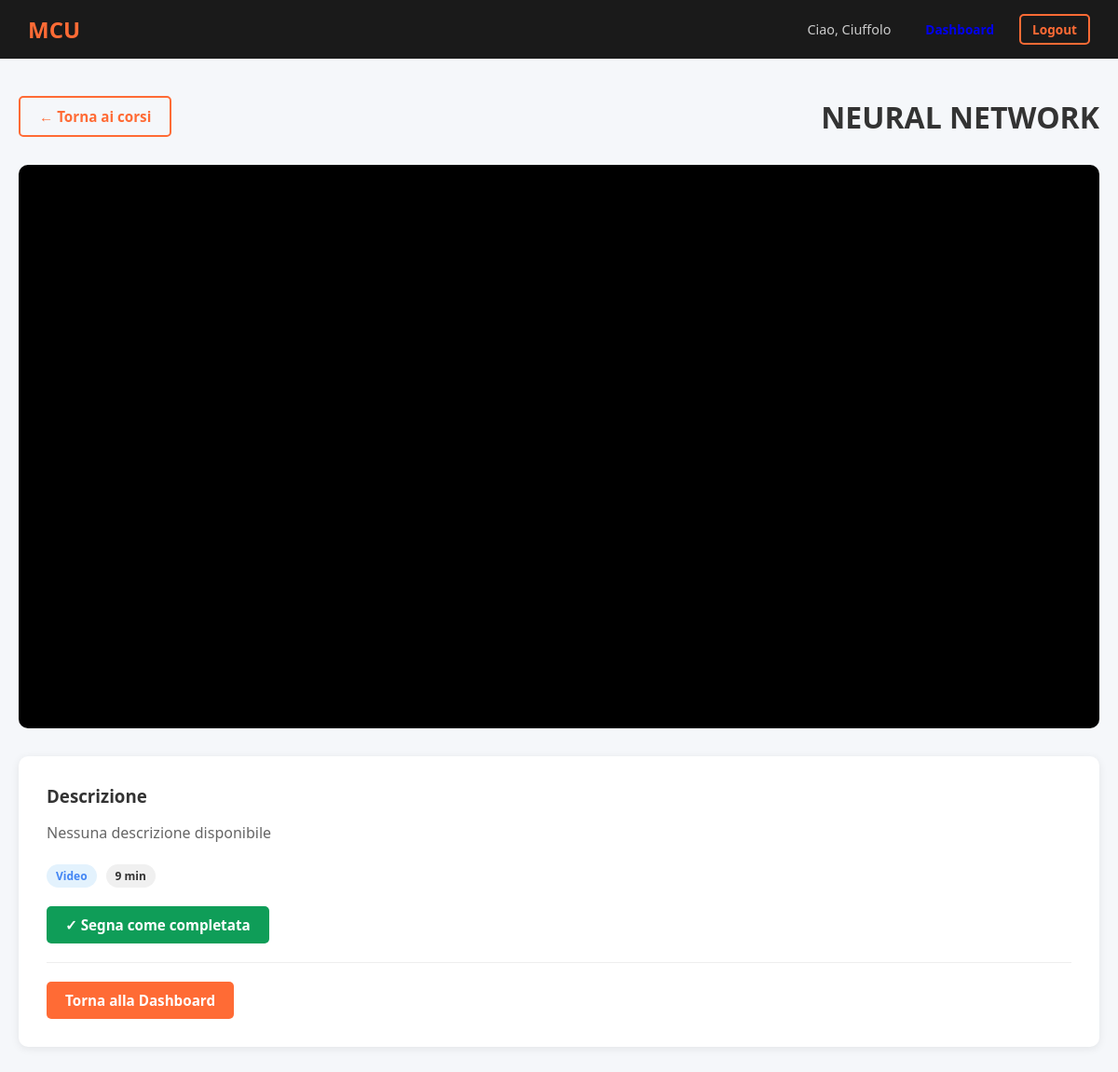
The page /lezione/6 (signed in) on the database its author committed.
### app.py (models this page shows, shortened)
class User(UserMixin, db.Model):
    id = db.Column(db.Integer, primary_key=True)
    username = db.Column(db.String(80), unique=True, nullable=False)
    email = db.Column(db.String(120), unique=True, nullable=False)
    password_hash = db.Column(db.String(256), nullable=False)
    nome = db.Column(db.String(100))
    cognome = db.Column(db.String(100))
    data_registrazione = db.Column(db.DateTime, default=datetime.utcnow)
    is_active = db.Column(db.Boolean, default=True)

class Lezione(db.Model):
    id = db.Column(db.Integer, primary_key=True)
    titolo = db.Column(db.String(200), nullable=False)
    descrizione = db.Column(db.Text)
    modulo_id = db.Column(db.Integer, db.ForeignKey('modulo.id'), nullable=False)
    tipo = db.Column(db.String(20), nullable=False)
    contenuto = db.Column(db.String(500))
    durata = db.Column(db.String(50))
    ordine = db.Column(db.Integer, default=0)
    completamento = db.Column(db.Integer, default=0)

### app.py (the view)
@app.route('/lezione/<int:lezione_id>')
@login_required
def visualizza_lezione(lezione_id):
    lezione = Lezione.query.get_or_404(lezione_id)
    if lezione.tipo == 'video': return render_template('lezione_video.html', lezione=lezione)
    elif lezione.tipo == 'pdf': return render_template('lezione_pdf.html', lezione=lezione)
    return redirect(url_for('index'))

### app.py (called while the page is built)
@login_manager.user_loader
def load_user(user_id): return User.query.get(int(user_id))

### templates/lezione_video.html (shortened to what this page needs)
{% extends "base.html" %}
{% block content %}
<div class="lesson-viewer">
    <div class="lesson-header">
        <a href="{{ url_for('index') }}" class="btn btn-outline">← Torna ai corsi</a>
        <h1>{{ lezione.titolo }}</h1>
    </div>
    <div class="video-container">
        <iframe src="{{ lezione.contenuto }}"
                frameborder="0"
                allowfullscreen
                width="100%"
                height="600">
        </iframe>
    </div>
    <div class="lesson-info">
        <h3>Descrizione</h3>
        <p>{{ lezione.descrizione or 'Nessuna descrizione disponibile' }}</p>
        <div class="lesson-meta">
            <span class="badge badge-video">Video</span>
            {% if lezione.durata %}
            <span class="badge">{{ lezione.durata }}</span>
            {% endif %}
        </div>
        <form action="{{ url_for('completa_lezione', lezione_id=lezione.id) }}" method="POST">
            <button type="submit" class="btn btn-success">✓ Segna come completata</button>
        </form>
        <div class="lesson-navigation">
            <a href="{{ url_for('index') }}" class="btn btn-primary">Torna alla Dashboard</a>
        </div>
    </div>
</div>
{% endblock %}

### templates/base.html (shortened to what this page needs)
<!DOCTYPE html>
<html lang="it">
<head>
    <link rel="stylesheet" href="{{ url_for('static', filename='css/style.css') }}">
</head>
<body>
    <nav class="navbar">
        <div class="navbar-brand">
            <a href="{{ url_for('index') }}">MCU</a>
        </div>
        <div class="navbar-links">
            {% if current_user.is_authenticated %}
                <span class="navbar-user">Ciao, {{ current_user.username }}</span>
                <a href="{{ url_for('dashboard') }}" class="btn btn-small">Dashboard</a>
                <a href="{{ url_for('logout') }}" class="btn btn-small btn-outline">Logout</a>
            {% else %}
                <a href="{{ url_for('login') }}" class="btn btn-small">Accedi</a>
                <a href="{{ url_for('register') }}" class="btn btn-small btn-primary">Registrati</a>
            {% endif %}
        </div>
    </nav>
    {% block content %}{% endblock %}
</body>
</html>

### static/css/style.css (style rules this page uses)
:root { --sidebar-bg: #1a1a1a; --sidebar-text: #ffffff; --accent-orange: #FF6B35; --bg-body: #f5f7fa; --card-bg: #ffffff; --text-dark: #333333; --text-light: #666666; --sidebar-width: 12.5%; --success: #0F9D58; --danger: #DB4437; --warning: #F4B400; --info: #4285F4; }
* { box-sizing: border-box; margin: 0; padding: 0; font-family: 'Segoe UI', Roboto, Helvetica, Arial, sans-serif; }
body { background-color: var(--bg-body); color: var(--text-dark); }
.navbar { display: flex; justify-content: space-between; align-items: center; padding: 15px 30px; background: var(--sidebar-bg); color: white; position: sticky; top: 0; z-index: 100; }
.navbar-brand a { font-size: 1.5rem; font-weight: bold; color: var(--accent-orange); text-decoration: none; }
.navbar-links { display: flex; align-items: center; gap: 15px; }
.navbar-user { color: #ccc; margin-right: 10px; font-size: 0.9rem; }
.badge { padding: 4px 10px; background: #f0f0f0; border-radius: 15px; font-size: 0.75rem; font-weight: 600; }
.badge-video { background: #e3f2fd; color: var(--info); }
.btn { padding: 10px 20px; border: none; border-radius: 5px; cursor: pointer; font-size: 0.95rem; text-decoration: none; display: inline-block; transition: all 0.3s; font-weight: 600; }
.btn-primary { background: var(--accent-orange); color: white; }
.btn-success { background: var(--success); color: white; }
.btn-outline { background: transparent; border: 2px solid var(--accent-orange); color: var(--accent-orange); }
.btn-small { padding: 5px 12px; font-size: 0.85rem; }
.lesson-viewer { max-width: 1200px; margin: 0 auto; padding: 40px 20px; }
.lesson-header { display: flex; justify-content: space-between; align-items: center; margin-bottom: 30px; }
.lesson-header h1 { font-size: 2rem; color: var(--text-dark); }
.video-container, .pdf-container { background: #000; border-radius: 10px; overflow: hidden; margin-bottom: 30px; }
.lesson-info { background: white; padding: 30px; border-radius: 10px; box-shadow: 0 2px 10px rgba(0,0,0,0.08); }
.lesson-info h3 { margin-bottom: 15px; color: var(--text-dark); }
.lesson-info p { color: var(--text-light); line-height: 1.6; margin-bottom: 20px; }
.lesson-meta { display: flex; gap: 10px; margin-bottom: 20px; }
.lesson-navigation { margin-top: 20px; padding-top: 20px; border-top: 1px solid #eee; }

### rows shown on the page
User: username "Ciuffolo"
Lezione: titolo "NEURAL NETWORK", descrizione "Nessuna descrizione disponibile", durata "9 min"
